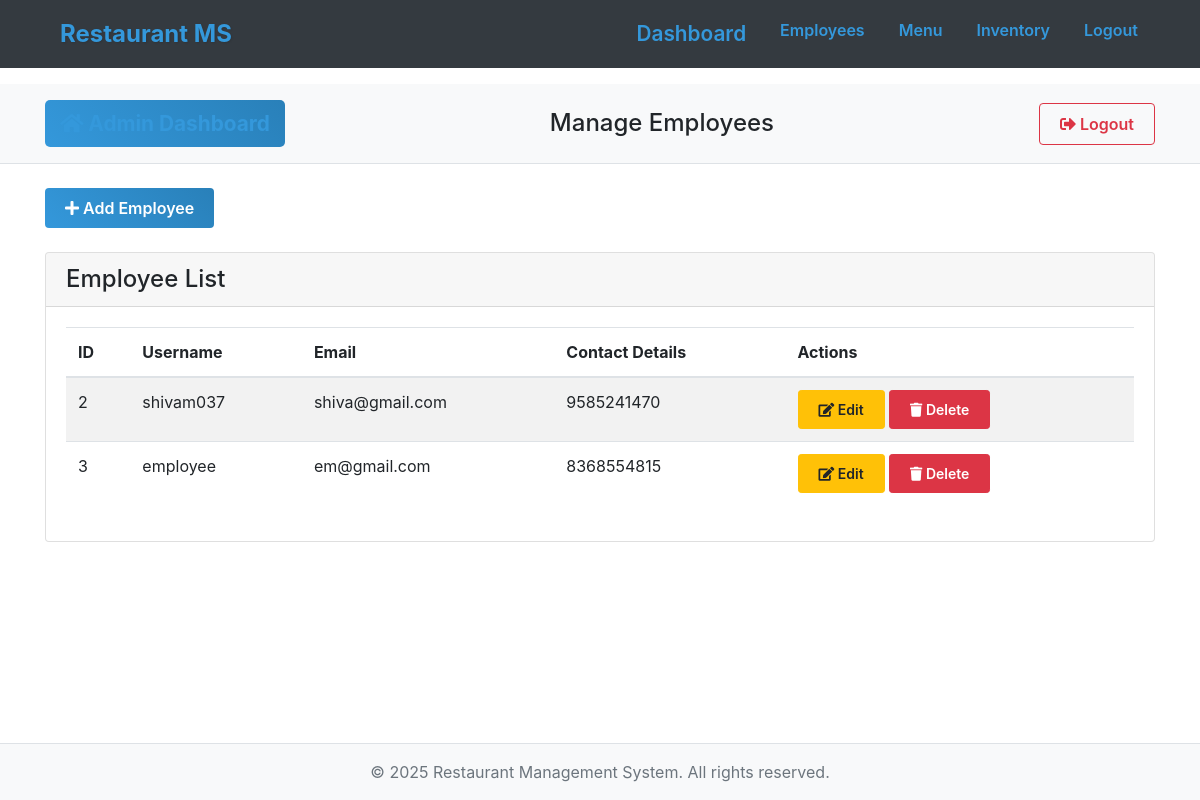
Page /admin/dashboard/employees (signed in) on the committed database.
### app/models.py (models this page shows, shortened)
class Employee(UserMixin, db.Model):
    __tablename__ = 'employee'
    id = db.Column(db.Integer, primary_key=True)
    username = db.Column(db.String(100), nullable=False, unique=True)
    email = db.Column(db.String(120), unique=True, nullable=False)
    password_hash = db.Column(db.String(255), nullable=False)
    role = db.Column(db.String(10), default="Employee")
    contact_details = db.Column(db.String(100))
    reset_token = db.Column(db.String(100), unique=True)
    reset_token_expiry = db.Column(db.DateTime)

### app/routes/admin_routes.py (the view)
@admin_bp.route("/dashboard/employees", methods=["GET"])
@admin_required
@login_required
def manage_employees():
    employees = Employee.query.all()
    return render_template("manage_employees.html", employees=employees)

### app/utils/access_control.py (called while the page is built)
def admin_required(f):
    @wraps(f)
    def decorated_function(*args, **kwargs):
        if not current_user.is_authenticated or current_user.role != "Admin":
            flash("Access restricted to Admins only.", "danger")
            return redirect(url_for("auth.choose_role"))
        return f(*args, **kwargs)
    return decorated_function

### app/templates/manage_employees.html (shortened to what this page needs)
{% extends "base.html" %}
{% block content %}
{% with page_title='Manage Employees' %}
{% include 'components/header.html' %}
{% endwith %}
<div class="container mt-4">
    <div class="d-flex justify-content-between align-items-center mb-4">
        <div>
            <a href="{{ url_for('admin.add_employee') }}" class="btn btn-primary">
                <i class="fas fa-plus"></i> Add Employee
            </a>
        </div>
    </div>
    <div class="card">
        <div class="card-header">
            <h4 class="mb-0">Employee List</h4>
        </div>
        <div class="card-body">
            <div class="table-responsive">
                <table class="table table-striped table-hover">
                    <thead>
                        <tr>
                            <th>ID</th>
                            <th>Username</th>
                            <th>Email</th>
                            <th>Contact Details</th>
                            <th>Actions</th>
                        </tr>
                    </thead>
                    <tbody>
                        {% for employee in employees %}
                        <tr>
                            <td>{{ employee.id }}</td>
                            <td>{{ employee.username }}</td>
                            <td>{{ employee.email }}</td>
                            <td>{{ employee.contact_details }}</td>
                            <td>
                                <a href="{{ url_for('admin.edit_employee', employee_id=employee.id) }}" class="btn btn-warning btn-sm">
                                    <i class="fas fa-edit"></i> Edit
                                </a>
                                <form action="{{ url_for('admin.delete_employee', employee_id=employee.id) }}" method="POST" style="display:inline;">
                                    <button type="submit" class="btn btn-danger btn-sm" onclick="return confirm('Are you sure you want to delete this employee?')">
                                        <i class="fas fa-trash"></i> Delete
                                    </button>
                                </form>
                            </td>
                        </tr>
                        {% endfor %}
                    </tbody>
                </table>
            </div>
        </div>
    </div>
</div>
{% endblock %}

### app/static/css/custom.css (style rules this page uses)
.card { transition: transform 0.3s ease, box-shadow 0.3s ease; background: white; }
.btn { transition: all 0.3s ease; position: relative; overflow: hidden; padding: 8px 20px; font-weight: 600; }
.table-hover tbody tr { transition: background-color 0.2s ease, transform 0.2s ease; }
.btn-danger { transition: all 0.3s ease; }
.btn-primary { background: linear-gradient(45deg, #3498db, #2980b9); border: none; color: white; }

### rows in the picture
Employee: id "2", username "shivam037", email "shiva@gmail.com", contact_details "9585241470"
Employee: id "3", username "employee", email "em@gmail.com", contact_details "8368554815"

### other values in the picture
{{ page_title|default('Restaurant Management System') }} "Manage Employees"
